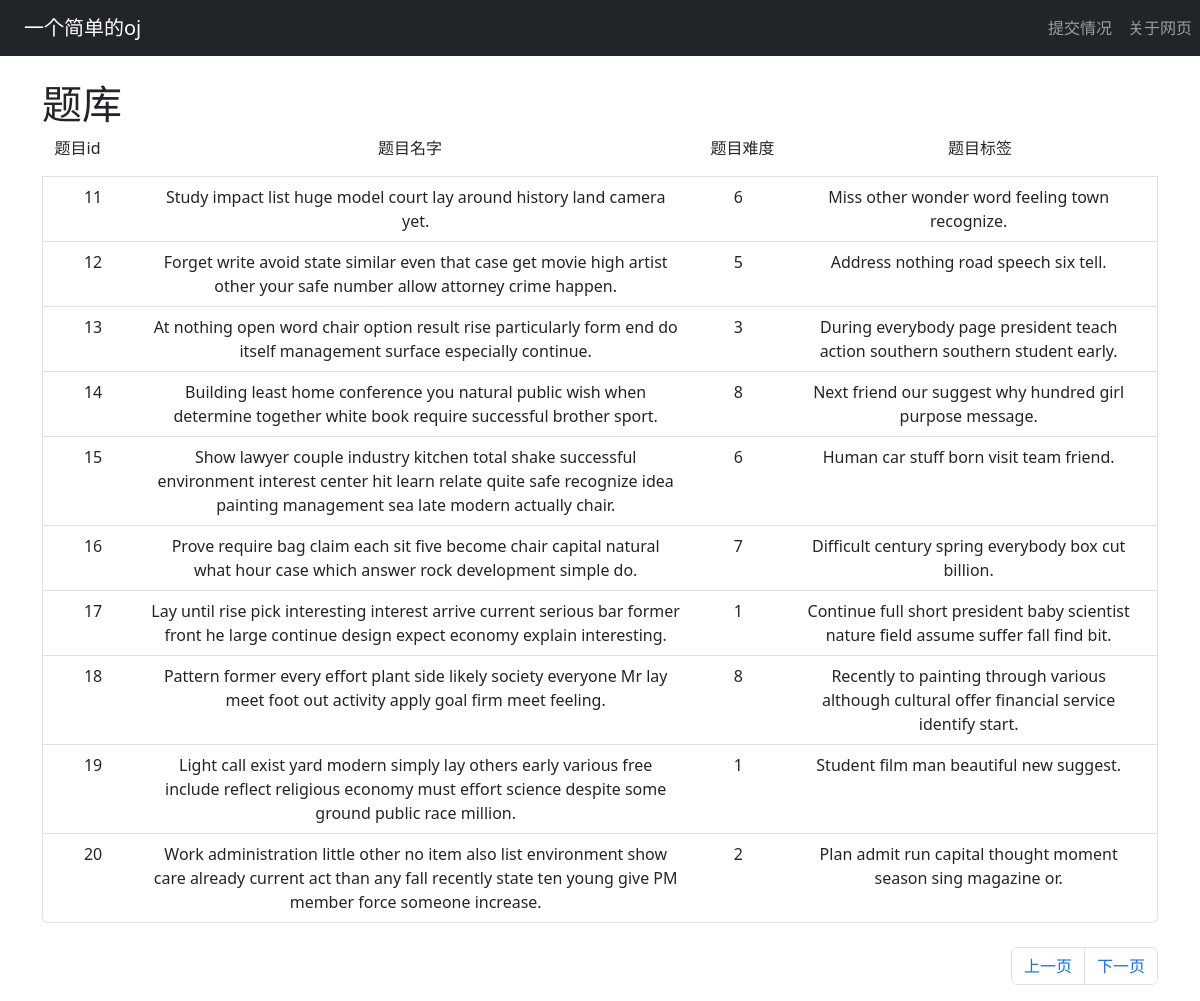
Screenshot of /?page=2 with the database file from the repository.
### oj/models.py (models this page shows)
class Problem(db.Model):
    id = db.Column(db.Integer, primary_key=True)
    title = db.Column(db.String(20), nullable=False)
    description = db.Column(db.Text, nullable=False)
    difficulty = db.Column(db.Integer, nullable=False)
    category = db.Column(db.String(10), nullable=False)
    input_sample = db.Column(db.Text, nullable=False)
    output_sample = db.Column(db.Text, nullable=False)
    __table_args__ = (
        db.Index('idx_category','category'),
        db.Index('idx_difficulty','difficulty'),
        db.Index('idx_title','title'),
    )

### oj/views.py (the view)
@oj.route('/', methods=['POST','GET'])
def index():
    page = request.args.get('page',1,type=int)
    problems = Problem.query.paginate(page=page,per_page=10,error_out=False)
    return render_template('index.html',problems=problems)

### oj/templates/index.html (shortened to what this page needs)
{% extends "base.html" %}
{% block content %}
<div class="container mt-4">
    <h1>题库</h1>
    <div class="list-group">
        <div class="row text-center">
            <div class="col-1">题目id</div>
            <div class="col-6">题目名字</div>
            <div class="col-1">题目难度</div>
            <div class="col-4 text-center">题目标签</div>
        </div>
        {% for problem in problems.items %}
            <a href="{{url_for('detail',id=problem.id)}}" class="list-group-item list-group-item-action">
                <div class="row text-center">
                    <div class="col-1">{{ problem.id }}</div>
                    <div class="col-6">{{ problem.title }}</div>
                    <div class="col-1">{{ problem.difficulty }}</div>
                    <div class="col-4">{{ problem.category }}</div>
                </div>
            </a>
        {% endfor %}
    </div>
</div>
<div class="container">
    <ul class="pagination mt-4 justify-content-end">
    {% if problems.has_prev %}
    <li class="page-item"><a href="{{ url_for('index', page=problems.prev_num )}}" class="page-link">上一页</a></li>
    {% endif %}
    {% if problems.has_next %}
    <li class="page-item"><a href="{{ url_for('index', page=problems.next_num )}}" class="page-link">下一页</a></li>
    {% endif %}
    </ul>
</div>
{% endblock %}

### rows the page displays
Problem: id "11", title "Study impact list huge model court lay around history land camera yet.", difficulty "6", category "Miss other wonder word feeling town recognize."
Problem: id "12", title "Forget write avoid state similar even that case get movie high artist other your safe number allow attorney crime happen.", difficulty "5", category "Address nothing road speech six tell."
Problem: id "13", title "At nothing open word chair option result rise particularly form end do itself management surface especially continue.", difficulty "3", category "During everybody page president teach action southern southern student early."
Problem: id "14", title "Building least home conference you natural public wish when determine together white book require successful brother sport.", difficulty "8", category "Next friend our suggest why hundred girl purpose message."
Problem: id "15", title "Show lawyer couple industry kitchen total shake successful environment interest center hit learn relate quite safe recognize idea painting management sea late modern actually chair.", difficulty "6", category "Human car stuff born visit team friend."
Problem: id "16", title "Prove require bag claim each sit five become chair capital natural what hour case which answer rock development simple do.", difficulty "7", category "Difficult century spring everybody box cut billion."
Problem: id "17", title "Lay until rise pick interesting interest arrive current serious bar former front he large continue design expect economy explain interesting.", difficulty "1", category "Continue full short president baby scientist nature field assume suffer fall find bit."
Problem: id "18", title "Pattern former every effort plant side likely society everyone Mr lay meet foot out activity apply goal firm meet feeling.", difficulty "8", category "Recently to painting through various although cultural offer financial service identify start."
Problem: id "19", title "Light call exist yard modern simply lay others early various free include reflect religious economy must effort science despite some ground public race million.", difficulty "1", category "Student film man beautiful new suggest."
Problem: id "20", title "Work administration little other no item also list environment show care already current act than any fall recently state ten young give PM member force someone increase.", difficulty "2", category "Plan admit run capital thought moment season sing magazine or."
